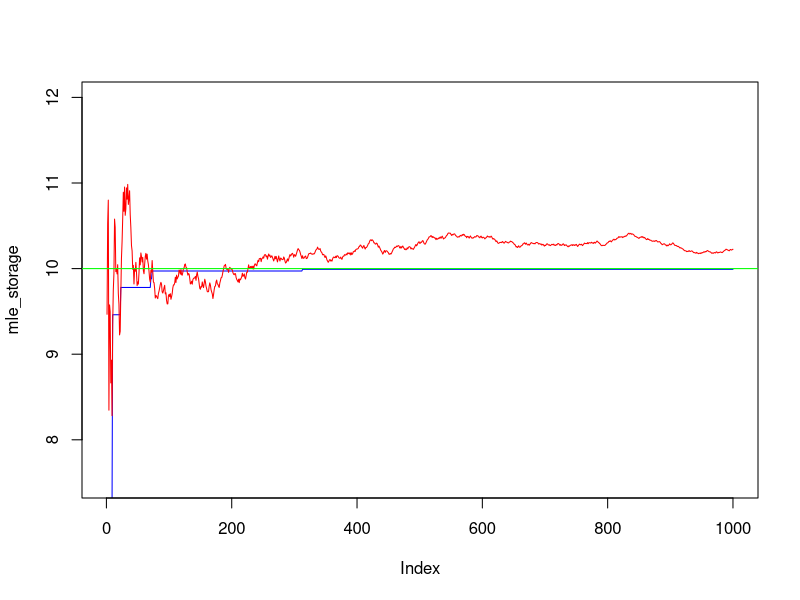
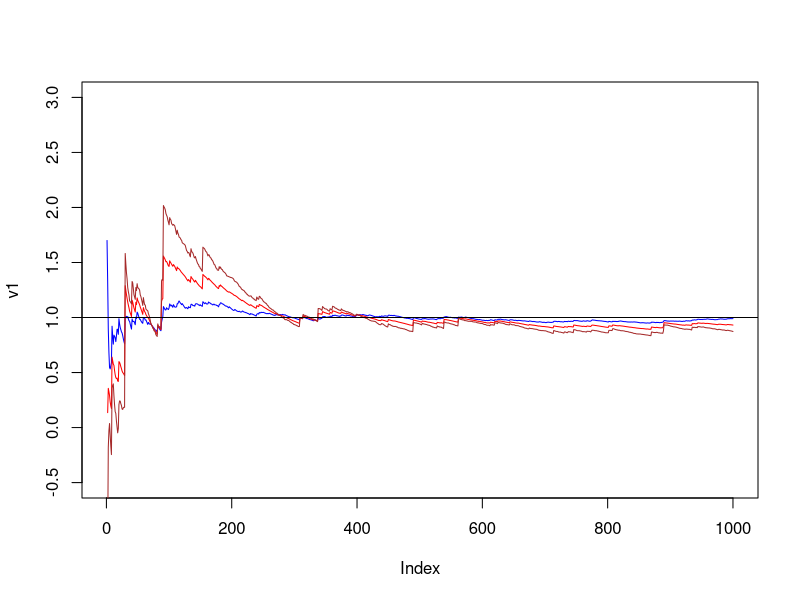

Here is the R script that generated these plots, in order:
## ---- chunk 1
NMC <- 1000
theta <- 10
mle_storage <- rep(NA, NMC)
mom_storage <- rep(NA, NMC)
x <- rep(NA,NMC)

for(i in 1:NMC){
  x[i] <- runif(1, min = 0, max = theta)
  mle_storage[i] <- max(x[1:i])
  mom_storage[i] <- 2*mean(x[1:i])
}

plot(mle_storage, type = "l", col = "blue",ylim = c(7.5,12))
lines(mom_storage, type = "l", col = "red")
abline(h=theta, col="green")
## ---- chunk 2
NMC <- 1000
v1 <- rep(NA, NMC)
v2 <- rep(NA, NMC)
v3 <- rep(NA, NMC)
x <- rep(NA,NMC)

for(i in 1:NMC){
  x[i] <- rchisq(1, df=1)
  v1[i] <- mean(x[1:i])
  v2[i] <- var(x[1:i])/2
  v3[i] <- var(x[1:i])-v1[i]
}

plot(v1, type = "l", col = "blue",ylim = c(-0.5,3))
lines(v2, type = "l", col = "red")
lines(v3, type = "l", col = "brown")
abline(h=1)
